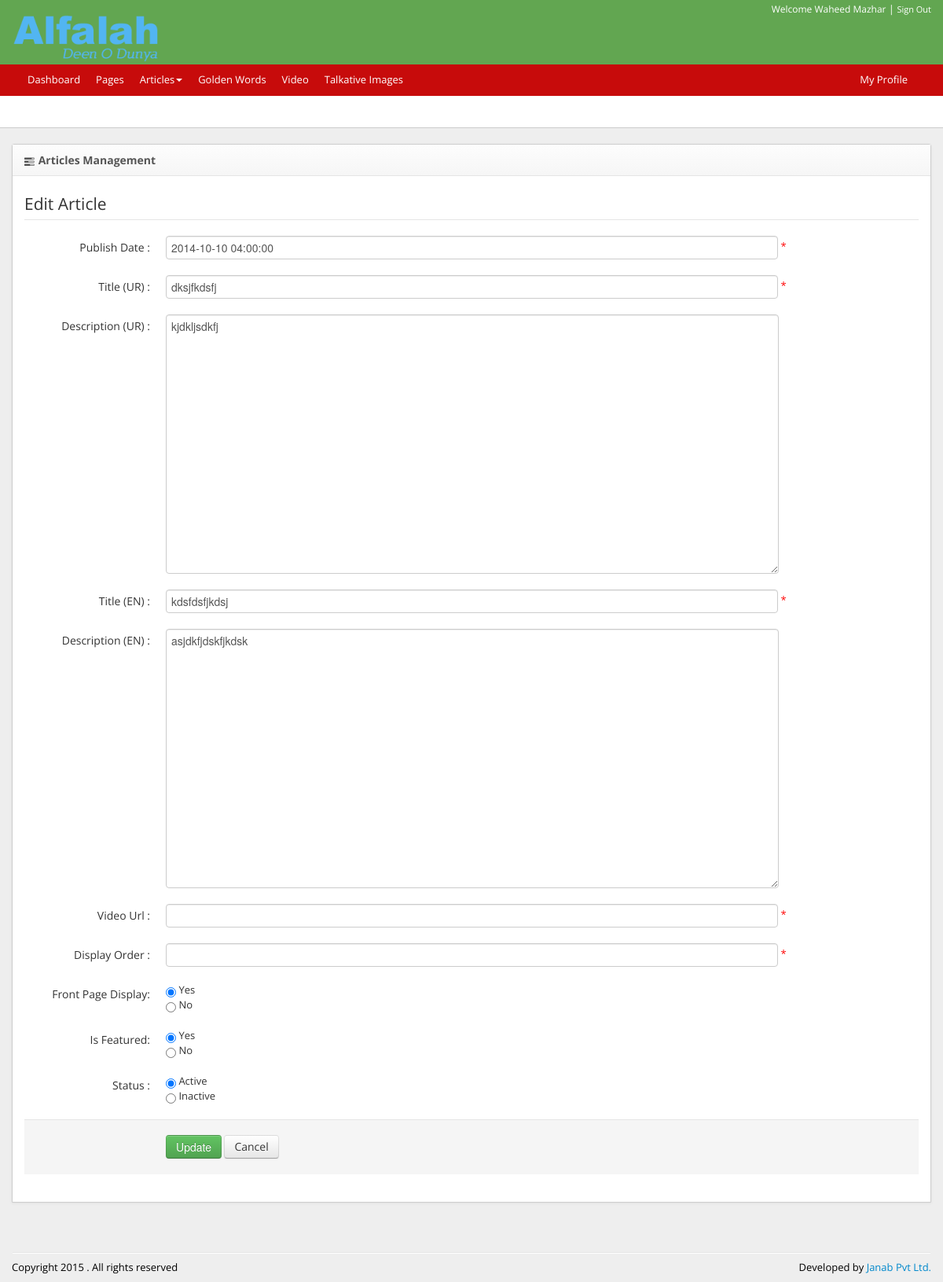
/admin/article/posts/edit.php?article_id=2 (signed in), run on an earlier commit of the app's database.
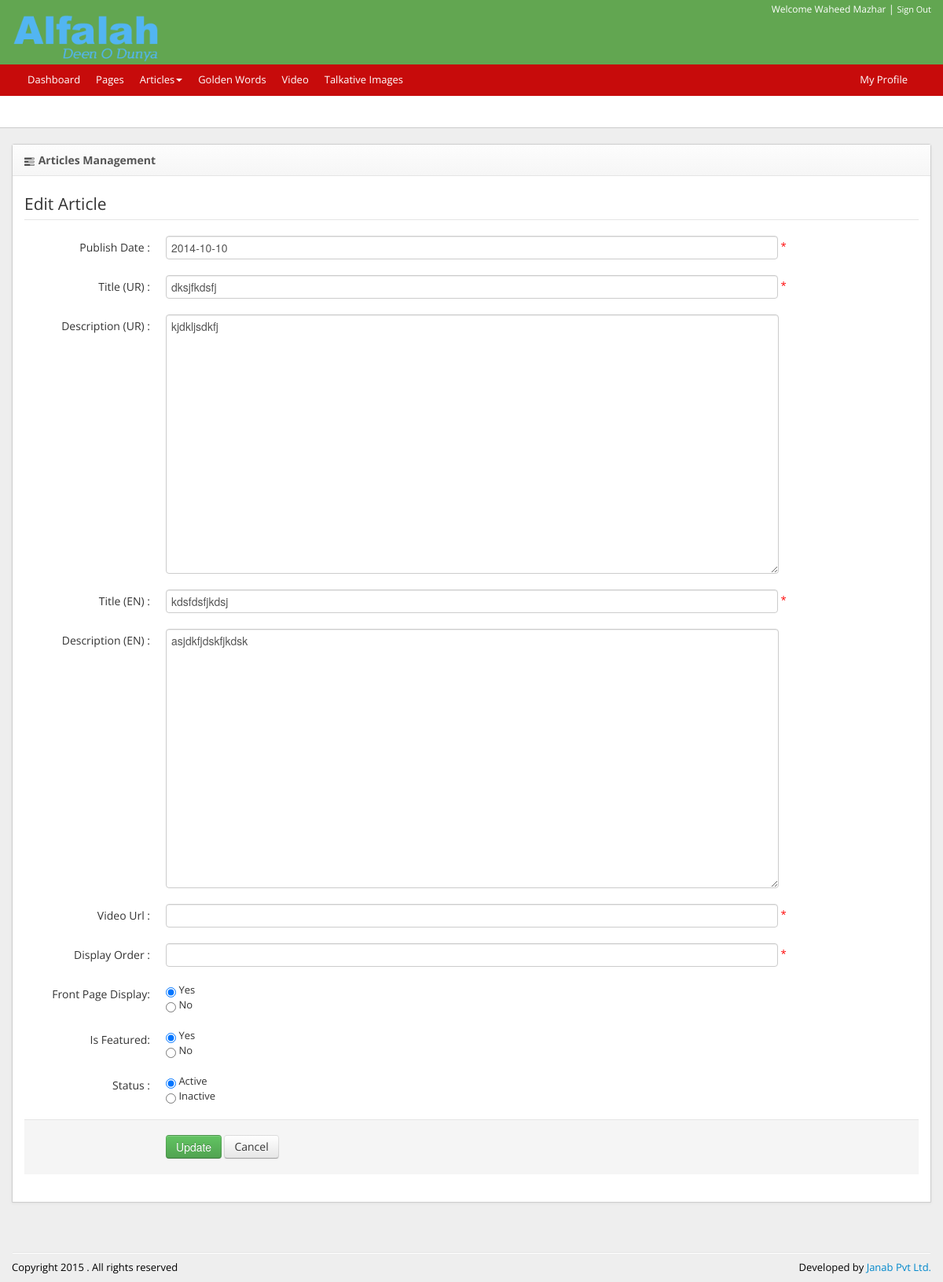
And on a later commit of the database.
### tables this page shows
CREATE TABLE `article` (
  `article_id` int(11) NOT NULL AUTO_INCREMENT,
  `slug` varchar(64) DEFAULT NULL,
  `title_en` varchar(255) DEFAULT NULL,
  `description_en` text,
  `title_ur` varchar(255) DEFAULT NULL,
  `description_ur` text,
  `publish_on` date DEFAULT NULL,
  `is_active` tinyint(4) DEFAULT '1',
  `is_featured` tinyint(1) DEFAULT '0',
  `is_home` tinyint(1) DEFAULT '0',
  `video_url` varchar(255) DEFAULT NULL,
  `display_order` int(11) DEFAULT NULL,
  `created_by` int(11) DEFAULT NULL,
  `modified_by` int(11) DEFAULT NULL,
  `created_on` timestamp NULL DEFAULT NULL,
  `modified_on` timestamp NULL DEFAULT CURRENT_TIMESTAMP,
  PRIMARY KEY (`article_id`)
);

### admin/include/setting.inc.php (called while the page is built, shortened)
<?php
function getBaseURI() {
    return sprintf(
            "%s://%s", isset($_SERVER['HTTPS']) && $_SERVER['HTTPS'] != 'off' ? 'https' : 'http', $_SERVER['SERVER_NAME']
    );
}
$base_url = getBaseURI() . '/admin';

### admin/article/posts/edit.php (the view, shortened to what the changed rows need)
<?php
$include_prefix = '../../';
include $include_prefix . "include/header.inc.php";
if (isset($_POST['submit'])) {
    $article_id = isset($_POST['article_id']) ? $_POST['article_id'] : 0;
    $title_en = isset($_POST['title_en']) ? $_POST['title_en'] : 'anonymous'.  rand(1, 2000);
    $slug = str_replace(' ', '_', strtolower($title_en) . '.html');
    $description_en = isset($_POST['description_en']) ? $_POST['description_en'] : null;
    $title_ur = isset($_POST['title_ur']) ? $_POST['title_ur'] : '';
    $description_ur = isset($_POST['description_ur']) ? $_POST['description_ur'] : null;
    $is_active = isset($_POST['is_active']) ? $_POST['is_active'] : 1;
    $is_home = isset($_POST['is_home']) ? $_POST['is_home'] : 1;
    $is_featured = isset($_POST['is_featured']) ? $_POST['is_featured'] : 1;
    $display_order = isset($_POST['display_order']) ? $_POST['display_order'] : 0;
    $publish_on = date('Y-m-d', isset($_POST['publish_on']) ? strtotime($_POST['publish_on']) : time());
    $video_url = isset($_POST['video_url']) ? $_POST['video_url'] : null;
    $query = <<<HDOC
                    UPDATE  `article`
                    SET
                        `slug`  = '{$sql->real_escape_string($slug)}',
                        `title_en` =  '{$sql->real_escape_string($title_en)}',
                        `description_en` =  '{$sql->real_escape_string($description_en)}',
                        `title_ur` =  '{$sql->real_escape_string($title_ur)}',
                        `description_ur` =  '{$sql->real_escape_string($description_ur)}',
                        `is_active` =  '{$sql->real_escape_string($is_active)}',
                        `is_home` =  '{$sql->real_escape_string($is_home)}',
                        `is_featured` =  '{$sql->real_escape_string($is_featured)}',
                        `publish_on` =  '{$sql->real_escape_string($publish_on)}',
                        `video_url` =  '{$sql->real_escape_string($video_url)}',
                        `modified_by` =  '{$_SESSION['id']}'
                    WHERE `article_id`  = '{$sql->real_escape_string($article_id)}'
HDOC;
    if ($sql->query($query) == FALSE) {
        dumpSql("Error Running Query : $sql->error" . "<br /><br /><br />" . $query);
    }
    $_SESSION['success_message'] = ' Record has been updated successfully.';
    header('LOCATION: index.php');
} else {
    $article_id = isset($_GET['article_id']) ? $_GET['article_id'] : NULL;
}
?>
<div id="content">
    <div class="container">
        <div class="row">
            <div class="span12">
                <div class="panel">
                    <div class="panel-content">
                        <?php
                        $query = <<<HDOC
                                SELECT *
                                FROM `article`
                                WHERE `article_id`= '{$sql->real_escape_string($article_id)}'
HDOC;
                        if (!$result = $sql->query($query)) {
                            dumpSql("Error Running Query : $sql->error" . "<br /><br /><br />" . $query);
                        }
                        if ($result->num_rows) {
                            $record = $result->fetch_object();
                            ?>
                            <form id="frm" name="frm" action="" method="post" enctype="multipart/form-data" class="form-horizontal" >
                                <fieldset>
                                    <legend>Edit Article</legend>
                                    <div class="control-group">
                                        <label class="control-label" for="publish_on">Publish Date : </label>
                                        <div class="controls">
                                            <input type="text" class="input-xlarge validate[required,custom[onlyLetterNumberHyphen]]" title="Choose publish date" id="publish_on" name="publish_on" value="<?php echo $record->publish_on; ?>" />
                                            <span style="color:red;"> * </span>
                                        </div>
                                    </div>
                                    <div class="control-group">
                                        <label class="control-label" for="title_ur">Title (UR) : </label>
                                        <div class="controls">
                                            <input type="text" class="input-xlarge validate[required,custom[onlyLetterNumberHyphen]]" title="Enter article title in ur" id="title_ur" name="title_ur" value="<?php echo $record->title_ur; ?>" maxlength="255" />
                                            <span style="color:red;"> * </span>
                                        </div>
                                    </div>
                                    <div class="control-group">
                                        <label class="control-label" for="description_ur">Description (UR) :</label>
                                        <div class="controls">
                                            <textarea id="description_ur" name="description_ur" title="Enter article description in ur" rows="15" cols="80" style="width: 80%" class="tinymce"><?php echo $record->description_ur ?></textarea>
                                        </div>
                                    </div>
                                    <div class="control-group">
                                        <label class="control-label" for="title_en">Title (EN) : </label>
                                        <div class="controls">
                                            <input type="text" class="input-xlarge validate[required,custom[onlyLetterNumberHyphen]]" title="Enter article title in english" id="title_en" name="title_en" value="<?php echo $record->title_en; ?>" maxlength="255" />
                                            <span style="color:red;"> * </span>
                                        </div>
                                    </div>
                                    <div class="control-group">
                                        <label class="control-label" for="description_en">Description (EN) :</label>
                                        <div class="controls">
                                            <textarea id="description_en" name="description_en" title="Enter article description in english" rows="15" cols="80" style="width: 80%" class="tinymce" ><?php echo $record->description_en ?></textarea>
                                        </div>
                                    </div>
                                    <div class="control-group">
                                        <label class="control-label" for="video_url">Video Url : </label>
                                        <div class="controls">
                                            <input type="text" class="input-xlarge validate[required,custom[onlyLetterNumberHyphen]]" title="Enter article video_url" id="video_url" name="video_url" value="<?php echo $record->video_url; ?>" maxlength="11" />
                                            <span style="color:red;"> * </span>
                                        </div>
                                    </div>
                                    <div class="control-group">
                                        <label class="control-label" for="display_order">Display Order : </label>
                                        <div class="controls">
                                            <input type="text" class="input-xlarge validate[required,custom[onlyLetterNumberHyphen]]" title="Enter article display order" id="display_order" name="display_order" value="<?php echo $record->display_order; ?>" maxlength="11" />
                                            <span style="color:red;"> * </span>
                                        </div>
                                    </div>
                                    <div class="control-group">
                                        <label class="control-label" for="is_home">Front Page Display:</label>
                                        <div class="controls">
                                            <input type="radio" id="active" name="is_home" <?php echo ($record->is_home == 1) ? 'checked' : ''; ?> value="1" />&nbsp;Yes
                                            <br />
                                            <input type="radio" id="inactive" name="is_home" <?php echo ($record->is_home == 0) ? 'checked' : ''; ?>  value="0" />&nbsp;No
                                        </div>
                                    </div>
                                    <div class="control-group">
                                        <label class="control-label" for="is_featured">Is Featured:</label>
                                        <div class="controls">
                                            <input type="radio" id="active" name="is_featured" <?php echo ($record->is_featured == 1) ? 'checked' : ''; ?> value="1" />&nbsp;Yes
                                            <br />
                                            <input type="radio" id="inactive" name="is_featured" <?php echo ($record->is_featured == 0) ? 'checked' : ''; ?>  value="0" />&nbsp;No
                                        </div>
                                    </div>
                                    <div class="control-group">
                                        <label class="control-label" for="is_active">Status :</label>
                                        <div class="controls">
                                            <input type="radio" id="active" name="is_active" <?php echo ($record->is_active == 1) ? 'checked' : ''; ?> value="1" />&nbsp;Active
                                            <br />
                                            <input type="radio" id="inactive" name="is_active" <?php echo ($record->is_active == 0) ? 'checked' : ''; ?>  value="0" />&nbsp;Inactive
                                        </div>
                                    </div>
                                    <div class="form-actions">
                                        <button type="submit" class="btn btn-success" title="Click to update existing record" id="submit" name="submit">Update</button>
                                        <a href="<?php echo $base_url; ?>/article/posts">Cancel</a>
                                    </div>
                                </fieldset>
                            </form>
                            <?php
                        }
                        ?>
                    </div>
                </div>
            </div>
        </div>
    </div>
</div>
<?php
if (isset($include_prefix)) {
    require_once $include_prefix . 'include/footer.inc.php';
} else {
    require_once 'include/footer.inc.php';
}
?>

What changed in the data, as far as the page shows it:
changed article "dksjfkdsfj": publish_on "2014-10-10 04:00:00" → "2014-10-10"
